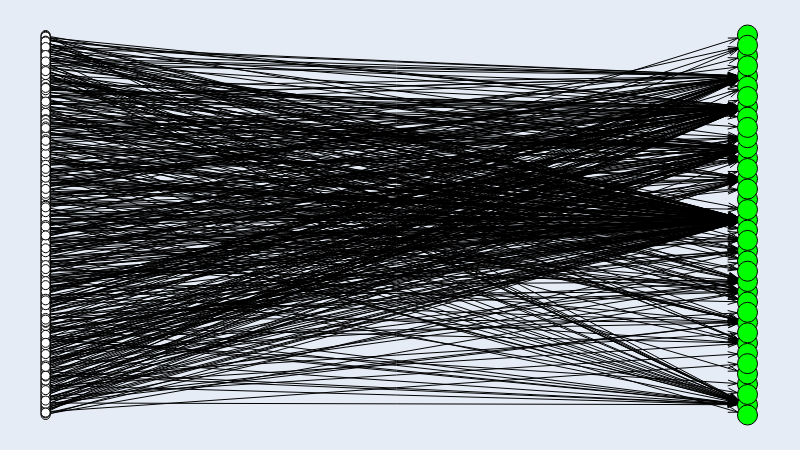

Here is the notebook cell this chart was saved with:
### Code cell
dev_g.move('bipartite', [n for n in dev_g.nodes if dev_g.nodes[n]['size'] != 20])
dev_g.draw()

### Figure 1 — Plotly figure (JSON) as saved in the notebook; plotly's stock layout.template omitted (floating-point values rounded to 4 significant figures; data arrays with more than 128 entries replaced by an {"elided": "..."} marker saying what was removed)
{"data": [{"hoverinfo": "none", "line": {"color": "rgb(0, 0, 0)", "dash": "solid", "width": 1}, "mode": "lines", "type": "scatter", "x": {"elided": "4275 float values"}, "y": {"elided": "4275 float values"}}, {"hoverinfo": "text", "marker": {"color": "rgb(0, 255, 0)", "line": {"color": "rgb(0, 0, 0)", "width": 1}, "size": 20, "symbol": "circle"}, "mode": "markers", "text": ["/GLSL", "/Python", "/JavaScript", "/V", "/Java", "/Jupyter Notebook", "/Shell", "/None", "/C++", "/PHP", "/TypeScript", "/C#", "/Dart", "/Rust", "/Go", "/Ruby", "/PowerShell", "/CSS", "/C", "/B+NULL", "/Makefile", "/HTML", "/Swift", "/Dockerfile", "/D", "/Nim", "/TeX", "/Groovy", "/R", "/Arduino", "/Objective-C", "/Emacs Lisp", "/Clojure", "/Erlang", "/Standard ML", "/Haskell", "/Lua", "/Scheme"], "textfont": {"color": "rgb(0, 0, 0)"}, "textposition": "middle center", "type": "scatter", "x": [1, 1, 1, 1, 1, 1, 1, 1, 1, 1, 1, 1, 1, 1, 1, 1, 1, 1, 1, 1, 1, 1, 1, 1, 1, 1, 1, 1, 1, 1, 1, 1, 1, 1, 1, 1, 1, 1], "y": [0.5676, 0.5135, 0.8108, 0.4865, 0.8919, 0.4324, 0.6757, 0.7027, 0.02703, 0.4054, 0.4595, 0, 0.8649, 0.5405, 0.7297, 0.3243, 0.08108, 0.9459, 0.6216, 0.3514, 1, 0.2432, 0.1892, 0.3784, 0.2162, 0.6486, 0.5946, 0.05405, 0.7838, 0.1622, 0.2973, 0.1081, 0.7568, 0.1351, 0.2703, 0.9189, 0.973, 0.8378]}, {"hoverinfo": "text", "marker": {"color": "rgb(255, 255, 255)", "line": {"color": "rgb(0, 0, 0)", "width": 1}, "size": 9, "symbol": "circle"}, "mode": "markers", "text": {"elided": "475 str values"}, "textfont": {"color": "rgb(0, 0, 0)"}, "textposition": "middle center", "type": "scatter", "x": {"elided": "475 int values"}, "y": {"elided": "475 float values"}}, {"hoverinfo": "none", "mode": "text", "text": {"elided": "475 null values"}, "textfont": {"color": "rgb(0, 0, 0)"}, "textposition": "middle center", "type": "scatter", "x": {"elided": "475 float values"}, "y": {"elided": "475 float values"}}, {"hoverinfo": "none", "marker": {"color": "rgba(255, 255, 255, 0.0)", "line": {"color": "rgba(255, 255, 255, 0.0)", "width": 0}, "size": 0, "symbol": "circle"}, "mode": "markers", "type": "scatter", "x": [0.5, 0, 1, 0.5], "y": [0, 0.5, 0.5, 1]}], "layout": {"height": 450, "margin": {"b": 0, "l": 0, "r": 0, "t": 0}, "showlegend": false, "width": 800, "xaxis": {"fixedrange": true, "showgrid": false, "showticklabels": false, "zeroline": false}, "yaxis": {"fixedrange": true, "showgrid": false, "showticklabels": false, "zeroline": false}}}
